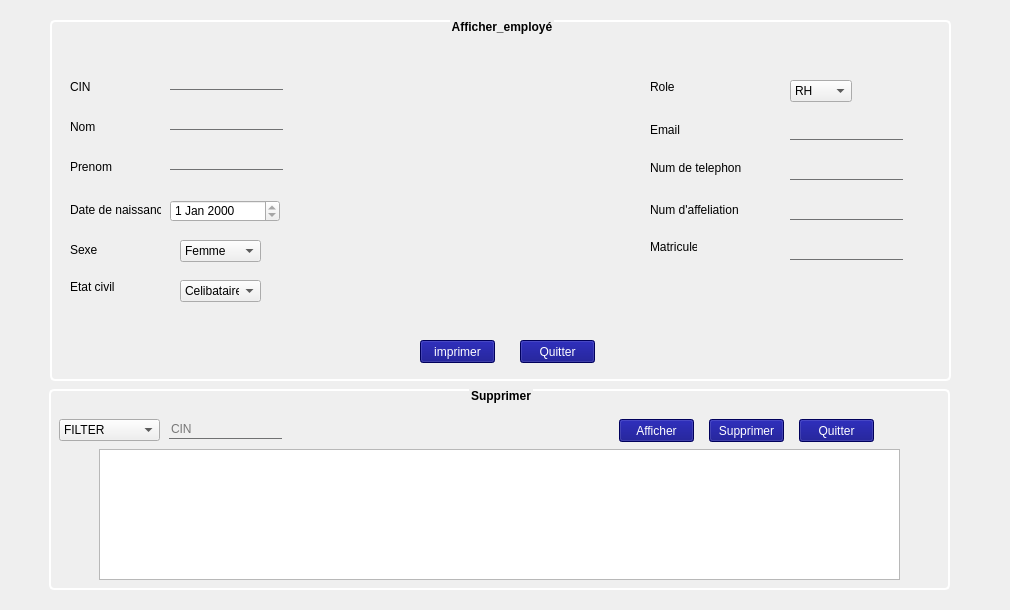
    <widget class="QWidget" name="tab_8">
     <attribute name="title">
      <string>Afficher_employé</string>
     </attribute>
     <widget class="QGroupBox" name="groupBox_3">
      <property name="geometry">
       <rect>
        <x>50</x>
        <y>20</y>
        <width>901</width>
        <height>361</height>
       </rect>
      </property>
      <property name="styleSheet">
       <string notr="true">/*color: rgb(0, 0, 127);*/
QGroupBox {
	
   font: 10pt &quot;MS Shell Dlg 2&quot;;
font: bold;
text-align:center;
    border: 2px solid white;
    border-radius: 5px;
    margin-top: 1ex;
}

QGroupBox::title {
 
    subcontrol-position: top center; /* position at the top center */
  
}</string>
      </property>
      <property name="title">
       <string>Afficher_employé</string>
      </property>
      <widget class="QLabel" name="label_9">
       <property name="geometry">
        <rect>
         <x>20</x>
         <y>100</y>
         <width>47</width>
         <height>14</height>
        </rect>
       </property>
       <property name="text">
        <string>Nom</string>
       </property>
      </widget>
      <widget class="QLabel" name="label_10">
       <property name="geometry">
        <rect>
         <x>20</x>
         <y>140</y>
         <width>47</width>
         <height>14</height>
        </rect>
       </property>
       <property name="text">
        <string>Prenom</string>
       </property>
      </widget>
      <widget class="QLabel" name="label_11">
       <property name="geometry">
        <rect>
         <x>20</x>
         <y>60</y>
         <width>47</width>
         <height>14</height>
        </rect>
       </property>
       <property name="text">
        <string>CIN</string>
       </property>
      </widget>
      <widget class="QLabel" name="label_12">
       <property name="geometry">
        <rect>
         <x>20</x>
         <y>180</y>
         <width>91</width>
         <height>20</height>
        </rect>
       </property>
       <property name="text">
        <string>Date de naissance</string>
       </property>
      </widget>
      <widget class="QLabel" name="label_13">
       <property name="geometry">
        <rect>
         <x>600</x>
         <y>220</y>
         <width>47</width>
         <height>14</height>
        </rect>
       </property>
       <property name="text">
        <string>Matricule</string>
       </property>
      </widget>
      <widget class="QLabel" name="label_14">
       <property name="geometry">
        <rect>
         <x>20</x>
         <y>260</y>
         <width>47</width>
         <height>14</height>
        </rect>
       </property>
       <property name="text">
        <string>Etat civil</string>
       </property>
      </widget>
      <widget class="QLabel" name="label_15">
       <property name="geometry">
        <rect>
         <x>20</x>
         <y>220</y>
         <width>51</width>
         <height>20</height>
        </rect>
       </property>
       <property name="text">
        <string>Sexe</string>
       </property>
      </widget>
      <widget class="QLabel" name="label_16">
       <property name="geometry">
        <rect>
         <x>600</x>
         <y>180</y>
         <width>91</width>
         <height>20</height>
        </rect>
       </property>
       <property name="text">
        <string>Num d'affeliation</string>
       </property>
      </widget>
      <widget class="QLabel" name="label_17">
       <property name="geometry">
        <rect>
         <x>600</x>
         <y>100</y>
         <width>51</width>
         <height>20</height>
        </rect>
       </property>
       <property name="text">
        <string>Email</string>
       </property>
      </widget>
      <widget class="QLabel" name="label_18">
       <property name="geometry">
        <rect>
         <x>600</x>
         <y>140</y>
         <width>91</width>
         <height>16</height>
        </rect>
       </property>
       <property name="text">
        <string>Num de telephone</string>
       </property>
      </widget>
      <widget class="QLineEdit" name="le_nom_3">
       <property name="geometry">
        <rect>
         <x>120</x>
         <y>90</y>
         <width>113</width>
         <height>20</height>
        </rect>
       </property>
       <property name="styleSheet">
        <string notr="true">border:none;
border-bottom:1px solid #707172;
background: transparent;</string>
       </property>
       <property name="text">
        <string/>
       </property>
       <property name="readOnly">
        <bool>true</bool>
       </property>
      </widget>
      <widget class="QLineEdit" name="le_cin_3">
       <property name="geometry">
        <rect>
         <x>120</x>
         <y>50</y>
         <width>113</width>
         <height>20</height>
        </rect>
       </property>
       <property name="styleSheet">
        <string notr="true">border:none;
border-bottom:1px solid #707172;
background: transparent;</string>
       </property>
       <property name="text">
        <string/>
       </property>
       <property name="readOnly">
        <bool>true</bool>
       </property>
      </widget>
      <widget class="QLineEdit" name="le_prenom_3">
       <property name="geometry">
        <rect>
         <x>120</x>
         <y>130</y>
         <width>113</width>
         <height>20</height>
        </rect>
       </property>
       <property name="styleSheet">
        <string notr="true">border:none;
border-bottom:1px solid #707172;
background: transparent;</string>
       </property>
       <property name="text">
        <string/>
       </property>
       <property name="readOnly">
        <bool>true</bool>
       </property>
      </widget>
      <widget class="QLineEdit" name="le_mail_3">
       <property name="geometry">
        <rect>
         <x>740</x>
         <y>100</y>
         <width>113</width>
         <height>20</height>
        </rect>
       </property>
       <property name="styleSheet">
        <string notr="true">border:none;
border-bottom:1px solid #707172;
background: transparent;</string>
       </property>
       <property name="text">
        <string/>
       </property>
       <property name="readOnly">
        <bool>true</bool>
       </property>
      </widget>
      <widget class="QLineEdit" name="le_num_3">
       <property name="geometry">
        <rect>
         <x>740</x>
         <y>140</y>
         <width>113</width>
         <height>20</height>
        </rect>
       </property>
       <property name="styleSheet">
        <string notr="true">border:none;
border-bottom:1px solid #707172;
background: transparent;</string>
       </property>
       <property name="text">
        <string/>
       </property>
       <property name="readOnly">
        <bool>true</bool>
       </property>
      </widget>
      <widget class="QLineEdit" name="le_aff_3">
       <property name="geometry">
        <rect>
         <x>740</x>
         <y>180</y>
         <width>113</width>
         <height>20</height>
        </rect>
       </property>
       <property name="styleSheet">
        <string notr="true">border:none;
border-bottom:1px solid #707172;
background: transparent;</string>
       </property>
       <property name="text">
        <string/>
       </property>
       <property name="readOnly">
        <bool>true</bool>
       </property>
      </widget>
      <widget class="QLineEdit" name="le_mat_3">
       <property name="geometry">
        <rect>
         <x>740</x>
         <y>220</y>
         <width>113</width>
         <height>20</height>
        </rect>
       </property>
       <property name="styleSheet">
        <string notr="true">border:none;
border-bottom:1px solid #707172;
background: transparent;</string>
       </property>
       <property name="text">
        <string/>
       </property>
       <property name="readOnly">
        <bool>true</bool>
       </property>
      </widget>
      <widget class="QPushButton" name="pb_imprimer">
       <property name="geometry">
        <rect>
         <x>370</x>
         <y>320</y>
         <width>75</width>
         <height>23</height>
        </rect>
       </property>
       <property name="styleSheet">
        <string notr="true">color: rgb(255, 255, 255);
background-color: rgb(0, 0, 127);</string>
       </property>
       <property name="text">
        <string>imprimer</string>
       </property>
      </widget>
      <widget class="QPushButton" name="pushButton_13">
       <property name="geometry">
        <rect>
         <x>470</x>
         <y>320</y>
         <width>75</width>
         <height>23</height>
        </rect>
       </property>
       <property name="styleSheet">
        <string notr="true">color: rgb(255, 255, 255);
background-color: rgb(0, 0, 127);</string>
       </property>
       <property name="text">
        <string>Quitter</string>
       </property>
      </widget>
      <widget class="QLabel" name="label_pro3">
       <property name="geometry">
        <rect>
         <x>380</x>
         <y>70</y>
         <width>141</width>
         <height>121</height>
        </rect>
       </property>
       <property name="text">
        <string/>
       </property>
      </widget>
      <widget class="QComboBox" name="comboBox_6">
       <property name="geometry">
        <rect>
         <x>130</x>
         <y>260</y>
         <width>81</width>
         <height>22</height>
        </rect>
       </property>
       <item>
        <property name="text">
         <string>Celibataire</string>
        </property>
       </item>
       <item>
        <property name="text">
         <string>marié(e)</string>
        </property>
       </item>
       <item>
        <property name="text">
         <string>Autre</string>
        </property>
       </item>
      </widget>
      <widget class="QDateEdit" name="dateEdit_2">
       <property name="geometry">
        <rect>
         <x>120</x>
         <y>180</y>
         <width>110</width>
         <height>22</height>
        </rect>
       </property>
       <property name="readOnly">
        <bool>true</bool>
       </property>
      </widget>
      <widget class="QLabel" name="label_54">
       <property name="geometry">
        <rect>
         <x>600</x>
         <y>60</y>
         <width>47</width>
         <height>14</height>
        </rect>
       </property>
       <property name="text">
        <string>Role</string>
       </property>
      </widget>
      <widget class="QComboBox" name="comboBox_r2">
       <property name="geometry">
        <rect>
         <x>740</x>
         <y>60</y>
         <width>62</width>
         <height>22</height>
        </rect>
       </property>
       <item>
        <property name="text">
         <string>RH</string>
        </property>
       </item>
       <item>
        <property name="text">
         <string>res_voyageurs</string>
        </property>
       </item>
       <item>
        <property name="text">
         <string>res_fourniss</string>
        </property>
       </item>
       <item>
        <property name="text">
         <string>res_free-shop</string>
        </property>
       </item>
       <item>
        <property name="text">
         <string>res_tranport</string>
        </property>
       </item>
      </widget>
      <widget class="QComboBox" name="comboBox_s2">
       <property name="geometry">
        <rect>
         <x>130</x>
         <y>220</y>
         <width>81</width>
         <height>22</height>
        </rect>
       </property>
       <item>
        <property name="text">
         <string>Femme</string>
        </property>
       </item>
       <item>
        <property name="text">
         <string>Homme</string>
        </property>
       </item>
      </widget>
     </widget>
     <widget class="QLabel" name="label_bg3">
      <property name="geometry">
       <rect>
        <x>10</x>
        <y>0</y>
        <width>991</width>
        <height>601</height>
       </rect>
      </property>
      <property name="text">
       <string/>
      </property>
     </widget>
     <widget class="QGroupBox" name="groupBox_4">
      <property name="geometry">
       <rect>
        <x>49</x>
        <y>389</y>
        <width>901</width>
        <height>201</height>
       </rect>
      </property>
      <property name="styleSheet">
       <string notr="true">QGroupBox {
	
   font: 10pt &quot;MS Shell Dlg 2&quot;;
font: bold;
text-align:center;
    border: 2px solid white;
    border-radius: 5px;
    margin-top: 1ex;
}

QGroupBox::title {
 
    subcontrol-position: top center; /* position at the top center */
  
}</string>
      </property>
      <property name="title">
       <string>Supprimer</string>
      </property>
      <widget class="QPushButton" name="pb_supprimer">
       <property name="geometry">
        <rect>
         <x>660</x>
         <y>30</y>
         <width>75</width>
         <height>23</height>
        </rect>
       </property>
       <property name="styleSheet">
        <string notr="true">color: rgb(255, 255, 255);
background-color: rgb(0, 0, 127);</string>
       </property>
       <property name="text">
        <string>Supprimer</string>
       </property>
      </widget>
      <widget class="QPushButton" name="pushButton_21">
       <property name="geometry">
        <rect>
         <x>750</x>
         <y>30</y>
         <width>75</width>
         <height>23</height>
        </rect>
       </property>
       <property name="styleSheet">
        <string notr="true">color: rgb(255, 255, 255);
background-color: rgb(0, 0, 127);</string>
       </property>
       <property name="text">
        <string>Quitter</string>
       </property>
      </widget>
      <widget class="QTableView" name="tableView_1">
       <property name="geometry">
        <rect>
         <x>50</x>
         <y>60</y>
         <width>801</width>
         <height>131</height>
        </rect>
       </property>
       <property name="selectionBehavior">
        <enum>QAbstractItemView::SelectRows</enum>
       </property>
      </widget>
      <widget class="QLineEdit" name="le_cins">
       <property name="geometry">
        <rect>
         <x>120</x>
         <y>30</y>
         <width>113</width>
         <height>20</height>
        </rect>
       </property>
       <property name="styleSheet">
        <string notr="true">border:none;
border-bottom:1px solid #707172;
background: transparent;</string>
       </property>
       <property name="placeholderText">
        <string>CIN</string>
       </property>
      </widget>
      <widget class="QPushButton" name="pb_aff">
       <property name="geometry">
        <rect>
         <x>570</x>
         <y>30</y>
         <width>75</width>
         <height>23</height>
        </rect>
       </property>
       <property name="styleSheet">
        <string notr="true">color: rgb(255, 255, 255);
background-color: rgb(0, 0, 127);</string>
       </property>
       <property name="text">
        <string>Afficher</string>
       </property>
      </widget>
      <widget class="QComboBox" name="triBox">
       <property name="geometry">
        <rect>
         <x>10</x>
         <y>30</y>
         <width>101</width>
         <height>22</height>
        </rect>
       </property>
       <item>
        <property name="text">
         <string>FILTER</string>
        </property>
       </item>
       <item>
        <property name="text">
         <string>CIN</string>
        </property>
       </item>
       <item>
        <property name="text">
         <string>MATRICULE</string>
        </property>
       </item>
       <item>
        <property name="text">
         <string>NOM</string>
        </property>
       </item>
       <item>
        <property name="text">
         <string>PRENOM</string>
        </property>
       </item>
      </widget>
     </widget>
     <zorder>label_bg3</zorder>
     <zorder>groupBox_3</zorder>
     <zorder>groupBox_4</zorder>
    </widget>
